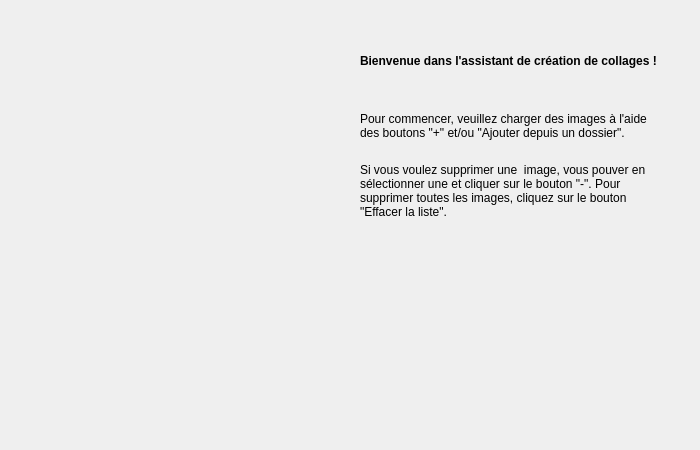
<?xml version="1.0" encoding="UTF-8"?>
<ui version="4.0">
 <class>PhotosWizardPage</class>
 <widget class="QWizardPage" name="PhotosWizardPage">
  <property name="geometry">
   <rect>
    <x>0</x>
    <y>0</y>
    <width>700</width>
    <height>450</height>
   </rect>
  </property>
  <property name="windowTitle">
   <string>WizardPage</string>
  </property>
  <widget class="Photos" name="widgetPhotos" native="true">
   <property name="geometry">
    <rect>
     <x>0</x>
     <y>0</y>
     <width>332</width>
     <height>400</height>
    </rect>
   </property>
  </widget>
  <widget class="QLabel" name="label">
   <property name="geometry">
    <rect>
     <x>360</x>
     <y>30</y>
     <width>321</width>
     <height>61</height>
    </rect>
   </property>
   <property name="font">
    <font>
     <pointsize>9</pointsize>
     <weight>75</weight>
     <bold>true</bold>
    </font>
   </property>
   <property name="text">
    <string>Bienvenue dans l'assistant de création de collages !</string>
   </property>
  </widget>
  <widget class="QLabel" name="label_2">
   <property name="geometry">
    <rect>
     <x>360</x>
     <y>100</y>
     <width>291</width>
     <height>51</height>
    </rect>
   </property>
   <property name="font">
    <font>
     <pointsize>9</pointsize>
    </font>
   </property>
   <property name="text">
    <string>Pour commencer, veuillez charger des images à l'aide des boutons &quot;+&quot; et/ou &quot;Ajouter depuis un dossier&quot;.</string>
   </property>
   <property name="wordWrap">
    <bool>true</bool>
   </property>
  </widget>
  <widget class="QLabel" name="label_3">
   <property name="geometry">
    <rect>
     <x>360</x>
     <y>150</y>
     <width>301</width>
     <height>81</height>
    </rect>
   </property>
   <property name="font">
    <font>
     <pointsize>9</pointsize>
    </font>
   </property>
   <property name="text">
    <string>Si vous voulez supprimer une  image, vous pouver en sélectionner une et cliquer sur le bouton &quot;-&quot;. Pour supprimer toutes les images, cliquez sur le bouton &quot;Effacer la liste&quot;.</string>
   </property>
   <property name="wordWrap">
    <bool>true</bool>
   </property>
  </widget>
 </widget>
 <customwidgets>
  <customwidget>
   <class>Photos</class>
   <extends>QWidget</extends>
   <header location="global">photos.h</header>
   <container>1</container>
  </customwidget>
 </customwidgets>
 <resources/>
 <connections/>
</ui>
